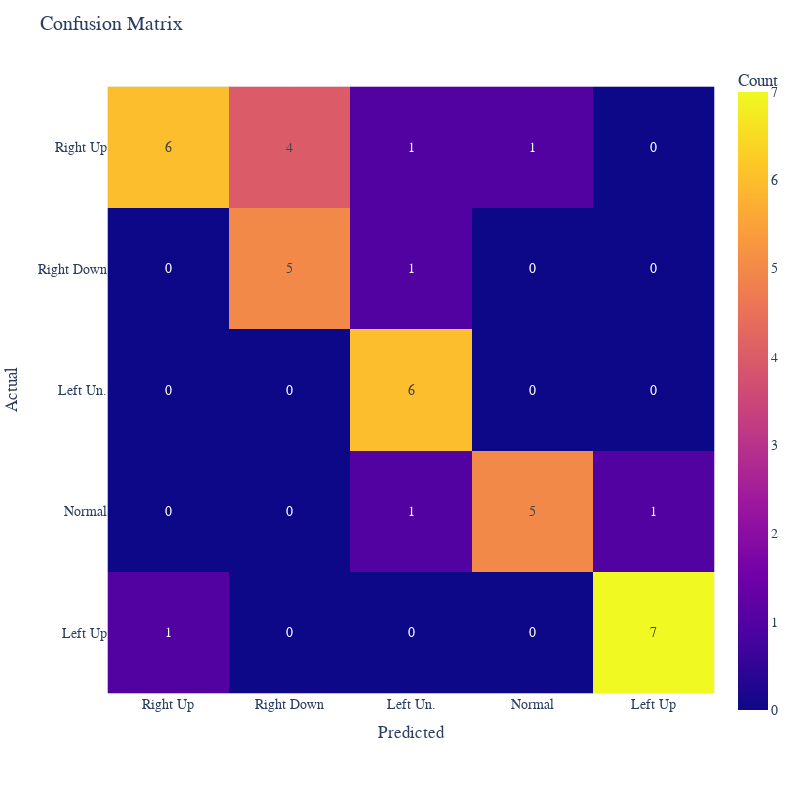

Notebook code cell kept with this figure:
### Code cell
plot_cm(y_teste, predictions,'random_forest')

### Figure 1 — Plotly figure (JSON) as saved in the notebook; plotly's stock layout.template omitted (floating-point values rounded to 4 significant figures)
{"data": [{"coloraxis": "coloraxis", "hovertemplate": "Predicted: %{x}<br>Actual: %{y}<br>Count: %{z}<extra></extra>", "name": "0", "texttemplate": "%{z}", "type": "heatmap", "x": ["Right Up", "Right Down", "Left Un.", "Normal", "Left Up"], "xaxis": "x", "y": ["Right Up", "Right Down", "Left Un.", "Normal", "Left Up"], "yaxis": "y", "z": [[6, 4, 1, 1, 0], [0, 5, 1, 0, 0], [0, 0, 6, 0, 0], [0, 0, 1, 5, 1], [1, 0, 0, 0, 7]]}], "layout": {"coloraxis": {"colorbar": {"title": {"text": "Count"}}, "colorscale": [[0, "#0d0887"], [0.1111, "#46039f"], [0.2222, "#7201a8"], [0.3333, "#9c179e"], [0.4444, "#bd3786"], [0.5556, "#d8576b"], [0.6667, "#ed7953"], [0.7778, "#fb9f3a"], [0.8889, "#fdca26"], [1, "#f0f921"]]}, "font": {"family": "Courier New, monospace", "size": 14}, "height": 800, "margin": {"t": 60}, "title": {"text": "Confusion Matrix"}, "width": 800, "xaxis": {"anchor": "y", "constrain": "domain", "domain": [0, 1], "nticks": 5, "scaleanchor": "y", "title": {"text": "Predicted"}}, "yaxis": {"anchor": "x", "autorange": "reversed", "constrain": "domain", "domain": [0, 1], "nticks": 5, "title": {"text": "Actual"}}}}
